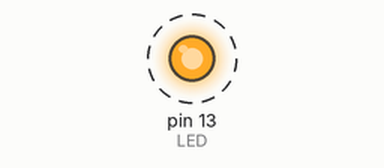
The sketch below on a simulated Arduino Uno, built with avr-gcc and run on an emulated ATmega328P. Shown: output pins drawn as LEDs (lit = HIGH). Dashed ring = blinking. What the sketch prints to the serial monitor is not drawn.

Above: at 0.2 s.
Timing chart, 0 to 3.0 s (numbered marks = the images above):
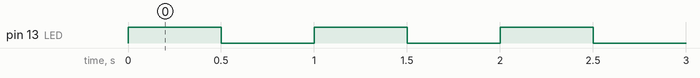

Measured:
- by itself, pin 13 (LED): alternates HIGH for 0.50 s and LOW for 0.50 s

The sketch:

nanowiiTesting.ino
```cpp
/*
int pin = 1;  //GPIO1
void setup() {
PIN_FUNC_SELECT(PERIPHS_IO_MUX_U0TXD_U, FUNC_GPIO1); //use pin as GPIO1 instead of UART TXD
gpio_output_set(0, 0, 1 << pin, 0); // enable pin as output
}

void loop() {

gpio_output_set(1 << pin, 0, 0, 0); // set pin high

delay(500);

gpio_output_set(0, 1 << pin, 0, 0); // set pin low
}
*/

const int LED = 13;

void setup() {
  pinMode(LED, OUTPUT);
  digitalWrite(LED, LOW);
  Serial.begin(9600);
}

void loop() {
  digitalWrite(LED, HIGH);
  delay(500);
  Serial.println("Interval");
  digitalWrite(LED, LOW);
  delay(500);
}
```
